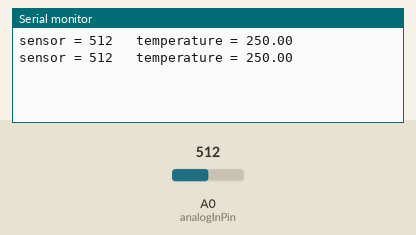
Simulated run of this sketch. Board: Arduino Uno, built with avr-gcc and run on an emulated ATmega328P. Parts: the last lines printed to the serial monitor. Inputs (shaded band) come from the test bench; at power-on: A0 (analogInPin) = 512.

Above: at 1.8 s.
1.9 s: A0 (analogInPin) set to 716
At 2.8 s:
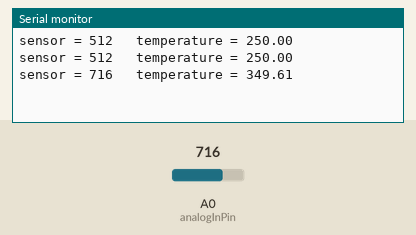
3.4 s: A0 (analogInPin) set to 900
At 4.8 s:
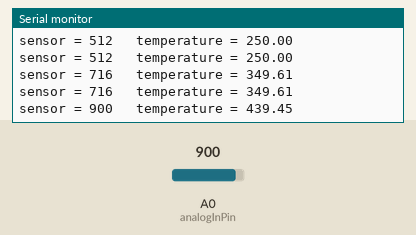
Timing chart, 0 to 6.4 s (numbered marks = the images above; inputs shaded):
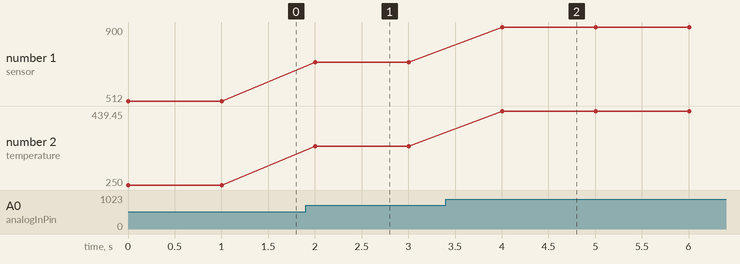

Measured:
- after the input at 1.9 s, the serial monitor: prints a new line after 0.10 s (image 1)
- after the input at 3.4 s, the serial monitor: prints a new line after 0.60 s (image 2)
- plotted number 1: 512 → 716 after the input at 1.9 s, 716 → 900 after the input at 3.4 s
- plotted number 2: 250 → 349.61 after the input at 1.9 s, 349.61 → 439.45 after the input at 3.4 s

The sketch:

nodemcu_adc.ino
```cpp
const int analogInPin = A0;  // ESP8266 Analog Pin ADC0 = A0

int sensorValue = 0;  // value read from the pot
int outputValue = 0;  // value to output to a PWM pin
float temperature = 0;
void setup() {
  // initialize serial communication at 115200
  Serial.begin(9600);
}

void loop() {
  // read the analog in value
  sensorValue = analogRead(analogInPin);
  temperature = ((sensorValue*5.0)/1024)*100;
  // map it to the range of the PWM out
  //outputValue = map(sensorValue, 0, 1024, 0, 255);

  // print the readings in the Serial Monitor
  Serial.print("sensor = ");
  Serial.print(sensorValue);
  Serial.print("\t temperature = ");
  Serial.println(temperature);

  delay(1000);
}
```
